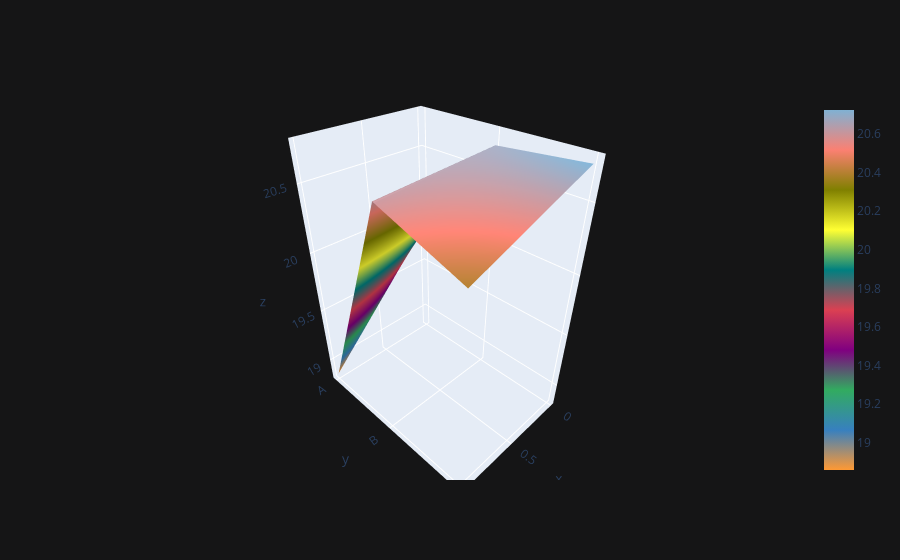

Notebook cell for this chart:
### Code cell
df.iloc[0:2].iplot(kind='surface')

### Figure 1 — Plotly figure (JSON) as saved in the notebook; plotly's stock layout.template omitted (floating-point values rounded to 4 significant figures)
{"data": [{"colorscale": [[0, "rgb(255, 153, 51)"], [0.1111, "rgb(55, 128, 191)"], [0.2222, "rgb(50, 171, 96)"], [0.3333, "rgb(128, 0, 128)"], [0.4444, "rgb(219, 64, 82)"], [0.5556, "rgb(0, 128, 128)"], [0.6667, "rgb(255, 255, 51)"], [0.7778, "rgb(128, 128, 0)"], [0.8889, "rgb(251, 128, 114)"], [1, "rgb(128, 177, 211)"]], "type": "surface", "x": [0, 1], "y": ["A", "B", "C"], "z": [[19.85, 18.86], [20.67, 20.61], [20.73, 20.39]]}], "layout": {"legend": {"bgcolor": "#151516", "font": {"color": "#D9D9D9"}}, "paper_bgcolor": "#151516", "plot_bgcolor": "#151516", "title": {"font": {"color": "#D9D9D9"}}, "xaxis": {"gridcolor": "#434343", "showgrid": true, "tickfont": {"color": "#C2C2C2"}, "title": {"font": {"color": "#D9D9D9"}, "text": ""}, "zerolinecolor": "#666570"}, "yaxis": {"gridcolor": "#434343", "showgrid": true, "tickfont": {"color": "#C2C2C2"}, "title": {"font": {"color": "#D9D9D9"}, "text": ""}, "zerolinecolor": "#666570"}}}
